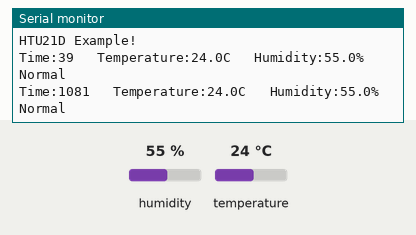
A sketch run on a simulated Arduino Mega 2560, built with avr-gcc and run on an emulated ATmega2560. Shown: the last lines printed to the serial monitor. Inputs (shaded band) come from the test bench; at power-on: humidity 55 %, temperature 24 °C.

Above: at 1.8 s.
1.9 s: humidity set to 22 %
At 3.0 s:
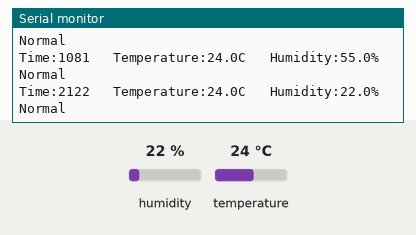
3.4 s: temperature set to 12 °C
At 4.7 s:
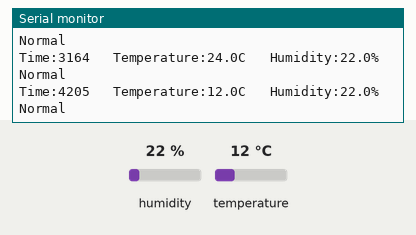
4.9 s: humidity set to 40 %
At 6.1 s:
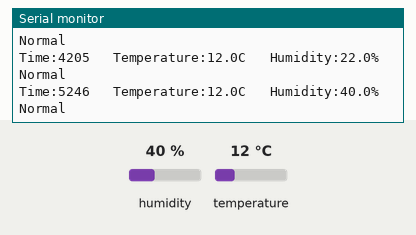
Timing chart, 0 to 7.9 s (numbered marks = the images above; inputs shaded):
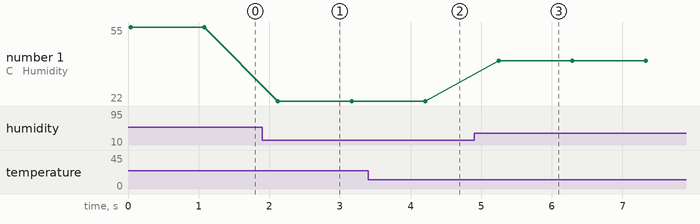

Measured:
- after the input at 1.9 s, the serial monitor: prints a new line after 0.22 s (image 1)
- after the input at 3.4 s, the serial monitor: prints a new line after 0.81 s (image 2)
- after the input at 4.9 s, the serial monitor: prints a new line after 0.35 s (image 3)
- plotted number 1: 55 → 22 after the input at 1.9 s, 22 → 40 after the input at 4.9 s

The sketch:

HTU21D_Temp_Humdity.ino
```cpp
/*
 HTU21D Humidity Sensor Example Code
 Uses the HTU21D library to display the current humidity and temperature

 Open serial monitor at 9600 baud to see readings. Errors 998 if not sensor is detected. Error 999 if CRC is bad.

 Hardware Connections (Breakoutboard to Arduino):
 -VCC = 3.3V
 -GND = GND
 -SDA = A4 (use inline 330 ohm resistor if your board is 5V)
 -SCL = A5 (use inline 330 ohm resistor if your board is 5V)
 */

#include <Wire.h>
#include "SparkFunHTU21D.h"

//Create an instance of the object
HTU21D myHumidity;

void setup()
{
  Serial.begin(9600);
  Serial.println("HTU21D Example!");

  myHumidity.begin();
}

void loop()
{
  float humd = myHumidity.readHumidity();
  float temp = myHumidity.readTemperature();

  Serial.print("Time:");
  Serial.print(millis());
  Serial.print("   Temperature:");
  Serial.print(temp, 1);
  Serial.print("C");
  Serial.print("   Humidity:");
  Serial.print(humd, 1);
  Serial.print("%");

  Serial.println();

  if(temp>=51)
    {
      Serial.println("Warm");
      digitalWrite(21, HIGH);  //Red LED = ON
      digitalWrite(22,LOW);   //Green LED  = OFF
    }
    else if(temp<51)
    {
      Serial.println("Normal");
      digitalWrite(21, LOW);  //Red LED = OFF
      digitalWrite(22,HIGH);   //Green LED  = ON
    }

  delay(1000);
}
```
